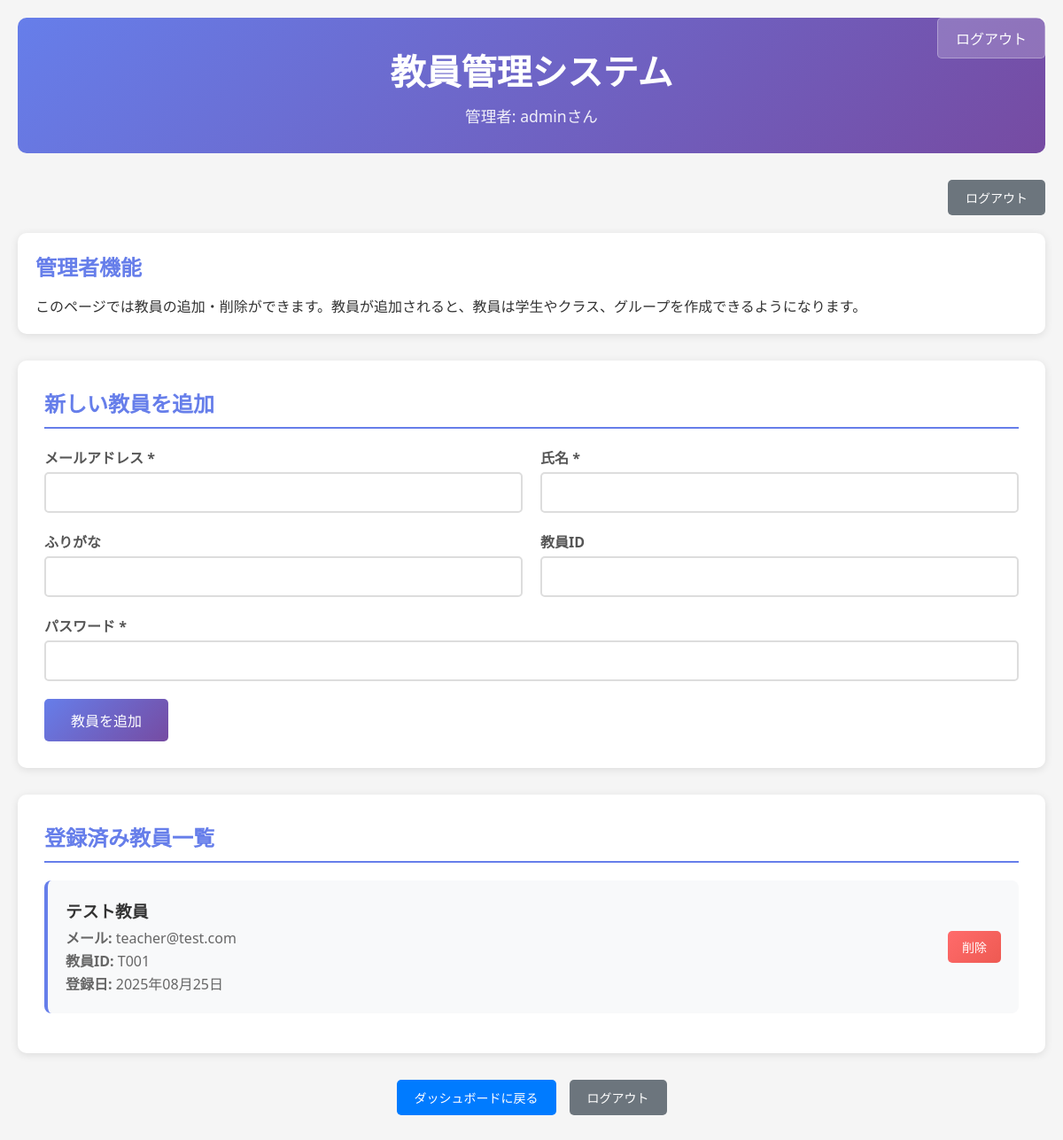
Before: /admin-panel/teachers/ (signed in) with the older database file.
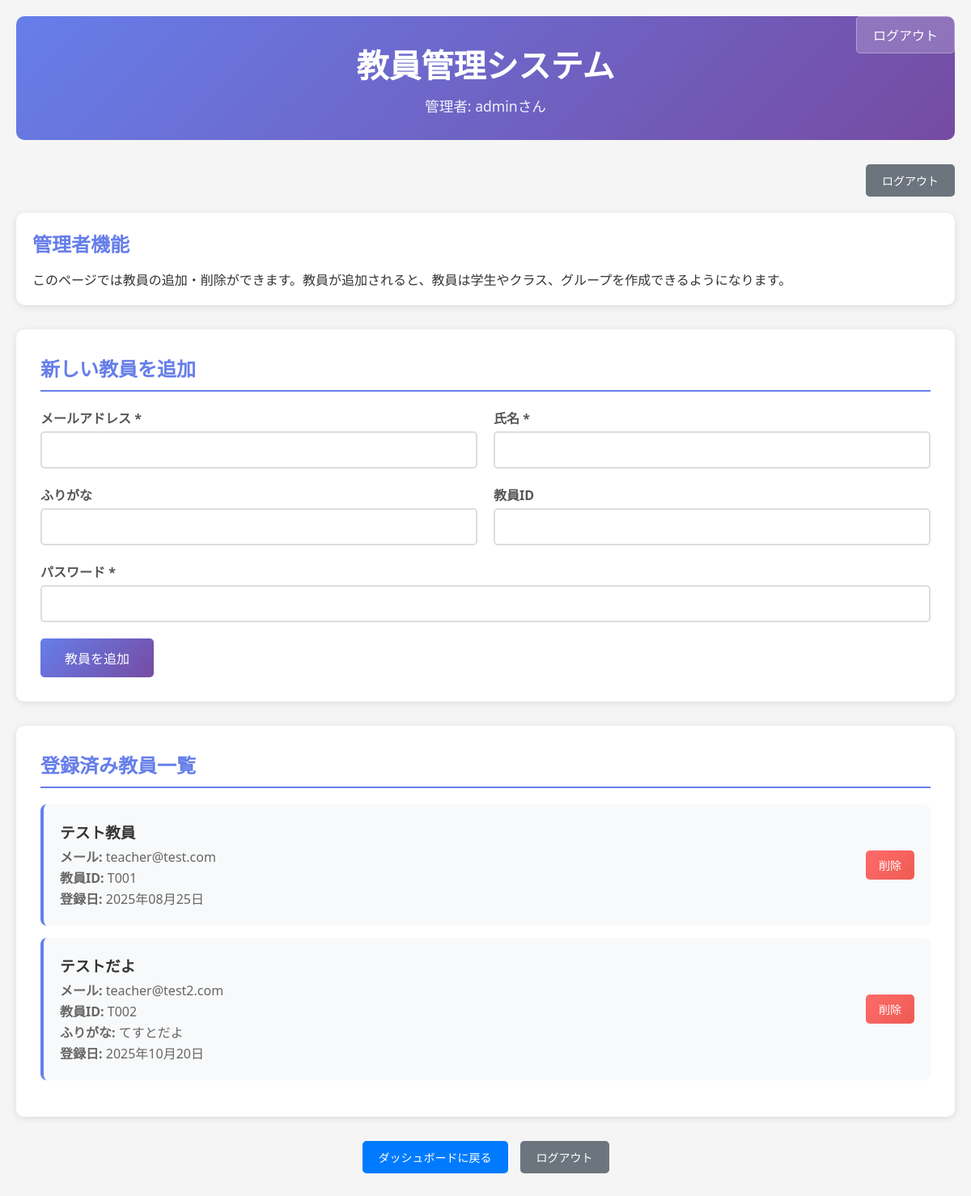
After: the same page with the newer database file.
### school_management/models.py (models this page shows, shortened)
class CustomUser(AbstractUser):
    ROLE_CHOICES = [
        ('admin', '管理者'),
        ('teacher', '教員'),
        ('student', '学生'),
    ]
    username = None  # usernameフィールドを無効化
    email = models.EmailField(unique=True, null=True, blank=True)
    full_name = models.CharField(max_length=100, verbose_name='氏名')
    furigana = models.CharField(max_length=100, blank=True, verbose_name='ふりがな')
    points = models.IntegerField(default=0, verbose_name='ポイント')
    role = models.CharField(
        max_length=10,
        choices=ROLE_CHOICES,
        default='student',
        verbose_name='役割'
    )
    student_number = models.CharField(max_length=20, blank=True, verbose_name='学籍番号')
    teacher_id = models.CharField(max_length=20, blank=True, verbose_name='教員ID')
    created_at = models.DateTimeField(auto_now_add=True, verbose_name='登録日時')
    updated_at = models.DateTimeField(auto_now=True, verbose_name='更新日時')
    groups = models.ManyToManyField(
        'auth.Group',
        verbose_name='groups',
        blank=True,
        help_text='The groups this user belongs to.',
        related_name="customuser_set",
        related_query_name="customuser",
    )
    user_permissions = models.ManyToManyField(
        'auth.Permission',
        verbose_name='user permissions',
        blank=True,
        help_text='Specific permissions for this user.',
        related_name="customuser_set",
        related_query_name="customuser",
    )
    USERNAME_FIELD = 'email'
    REQUIRED_FIELDS = ['full_name']
    objects = CustomUserManager()
    class Meta:
        verbose_name = 'ユーザー'
        verbose_name_plural = 'ユーザー'

### school_management/views.py (the view, shortened to what this page needs)
# urls.py: path('admin-panel/teachers/', views.admin_teacher_management, name='admin_teacher_management'),
@login_required
def admin_teacher_management(request):
    if request.user.role != 'admin':
        messages.error(request, '管理者のみアクセス可能です。')
        return redirect('school_management:dashboard')
    teachers = CustomUser.objects.filter(role='teacher').order_by('created_at')
    context = {
        'teachers': teachers,
    }
    return render(request, 'school_management/admin_teacher_management.html', context)

### school_management/templates/school_management/admin_teacher_management.html (shortened to what this page needs)
<!DOCTYPE html>
<html lang="ja">
<head>
</head>
<body>
    <div class="container">
        <div class="header">
            <a href="{% url 'school_management:logout' %}" class="logout-btn">ログアウト</a>
            <h1>教員管理システム</h1>
            <p>管理者: {{ user.full_name }}さん</p>
        </div>
        <div class="nav-buttons">
            <a href="{% url 'school_management:logout' %}" class="nav-btn">ログアウト</a>
        </div>
        <div class="admin-info">
            <h2>管理者機能</h2>
            <p>このページでは教員の追加・削除ができます。教員が追加されると、教員は学生やクラス、グループを作成できるようになります。</p>
        </div>
        <div class="teacher-form">
            <h2>新しい教員を追加</h2>
            <form method="post">
                <div class="form-row">
                    <div class="form-group">
                        <label for="email">メールアドレス *</label>
                        <input type="email" id="email" name="email" required>
                    </div>
                    <div class="form-group">
                        <label for="full_name">氏名 *</label>
                        <input type="text" id="full_name" name="full_name" required>
                    </div>
                </div>
                <div class="form-row">
                    <div class="form-group">
                        <label for="furigana">ふりがな</label>
                        <input type="text" id="furigana" name="furigana">
                    </div>
                    <div class="form-group">
                        <label for="teacher_id">教員ID</label>
                        <input type="text" id="teacher_id" name="teacher_id">
                    </div>
                </div>
                <div class="form-group">
                    <label for="password">パスワード *</label>
                    <input type="password" id="password" name="password" required>
                </div>
                <button type="submit" class="btn">教員を追加</button>
            </form>
        </div>
        <div class="teachers-list">
            <h2>登録済み教員一覧</h2>
            {% if teachers %}
                {% for teacher in teachers %}
                    <div class="teacher-card">
                        <div class="teacher-info">
                            <h3>{{ teacher.full_name }}</h3>
                            <p><strong>メール:</strong> {{ teacher.email }}</p>
                            {% if teacher.teacher_id %}
                                <p><strong>教員ID:</strong> {{ teacher.teacher_id }}</p>
                            {% endif %}
                            {% if teacher.furigana %}
                                <p><strong>ふりがな:</strong> {{ teacher.furigana }}</p>
                            {% endif %}
                            <p><strong>登録日:</strong> {{ teacher.created_at|date:"Y年m月d日" }}</p>
                        </div>
                        <div class="teacher-actions">
                            <form method="post" style="display: inline;" onsubmit="return confirm('{{ teacher.full_name }}さんを削除しますか？')">
                                <button type="submit" class="btn btn-danger btn-small">削除</button>
                            </form>
                        </div>
                    </div>
                {% endfor %}
            {% else %}
                <div class="empty-state">
                    <i>👨‍🏫</i>
                    <h3>教員が登録されていません</h3>
                    <p>上のフォームから教員を追加してください。</p>
                </div>
            {% endif %}
        </div>
        <div class="nav-buttons" style="margin-top: 30px; justify-content: center;">
            <a href="{% url 'school_management:dashboard' %}" class="nav-btn primary">ダッシュボードに戻る</a>
            <a href="{% url 'school_management:logout' %}" class="nav-btn">ログアウト</a>
        </div>
    </div>
</body>
</html>

Changed rows visible on the page:
added CustomUser: full_name "テストだよ", email "teacher@test2.com", teacher_id "T002", furigana "てすとだよ", created_at "2025年10月20日"
